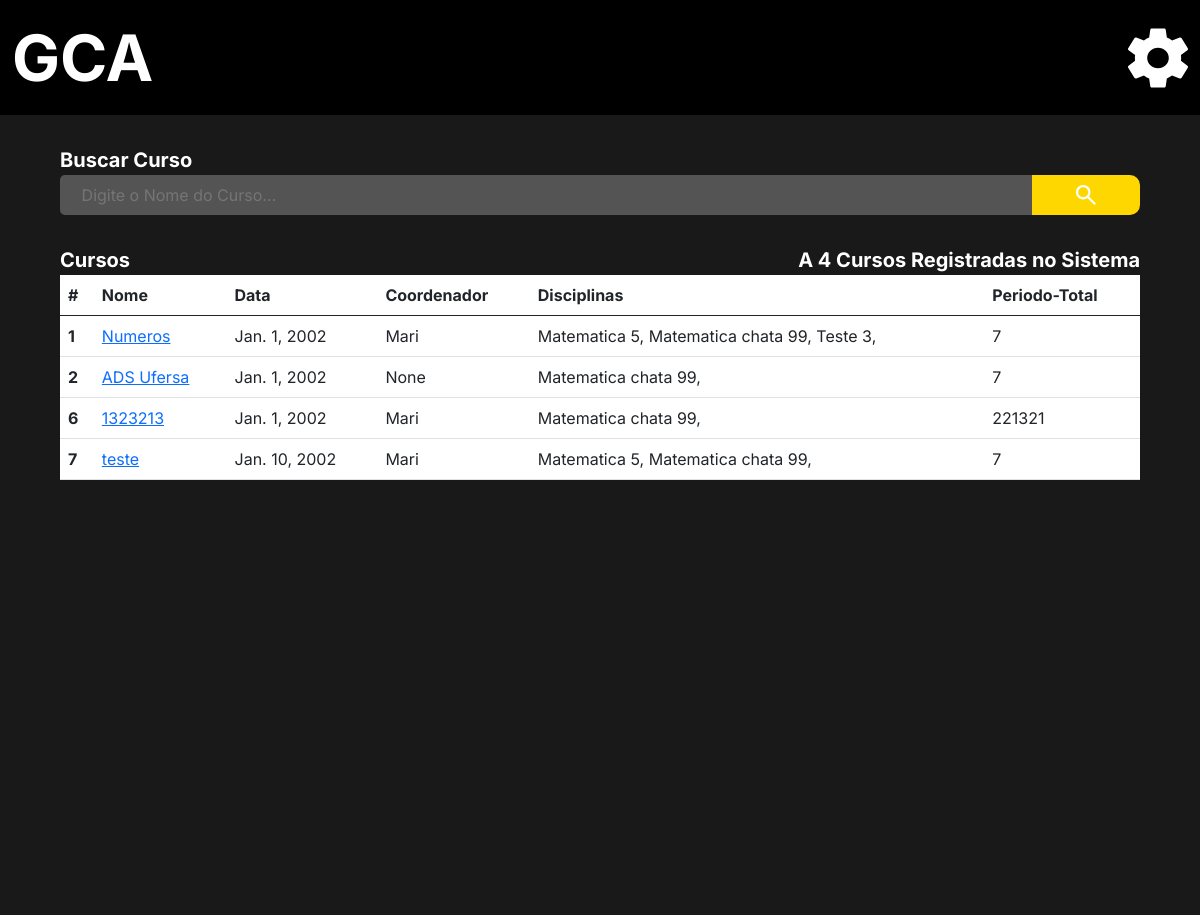
/adm/list_courses/ (signed in), run on the app's committed database.
### administrador/models.py (models this page shows, shortened)
class Curso (models.Model):
    nome = models.CharField(("Nome do Curso"), max_length=150, null=False, blank=False)
    ano = models.DateField("Ano")
    periodos =  models.IntegerField(('Total de peridodos'), null=False, blank=False)
    disciplina = models.ManyToManyField("administrador.Disciplina", verbose_name=("Disciplinas"),blank=False)
    coordenador = models.ForeignKey(User, verbose_name=("Coordenador"), on_delete=models.SET_NULL, null=True)
    verbose_name = 'Curso'
    verbose_name_plural = 'Cursos'

class Disciplina (models.Model):
    OPTATIVA = (
        ("S", "Sim"),
        ("N", "Não"),
    )
    STATUS = (
        ("Cursando", "Cursando"),
        ("Aprovado", "Aprovado"),
        ("Espera", "Espera")
    )
    nome = models.CharField(("Nome da Disciplina"), max_length=150, null=False)
    perido = models.IntegerField(("Periodo da disciplina"))
    carga_horaria = models.IntegerField(("Carga Horaria"))
    optativa = models.CharField(("Opitativa"), choices=OPTATIVA, blank=False, null=False,max_length=20)
    dependencia = models.ManyToManyField("self", verbose_name=("Dependencias"), blank=True, default='Sem Dependencia')
    aberto = models.BooleanField(("Aberto"), default='False')
    status = models.CharField('Status', choices=STATUS, max_length=20, default="Cursando")
    data_final = models.DateField(("Data Final"), blank=True, null=True,auto_now=False, auto_now_add=False)
    pedagogo = models.ForeignKey (User, verbose_name=("pedagogo"), on_delete=models.CASCADE, related_name='pedagogo', blank=True, null=True)
    banca_de_professores = models.ManyToManyField(User, verbose_name=("Banca de professores"), related_name='professores', blank=True, null=True)
    verbose_name = 'Disciplina'
    verbose_name_plural = 'Disciplinas'
    def __str__(self):
        return self.nome +' '+ str(self.perido)

### Users/models.py (models this page shows)
class CustomUser(AbstractUser):
    image = models.ImageField(upload_to='Media', blank=True, null=False, default='Media/no_image_dafaut.jpg')
    matricula = models.CharField("Matricula", max_length=150, unique=True)
    username = models.CharField(("Nome"), max_length=50, unique=False, primary_key=None)
    email = models.EmailField("E-mail", unique=True)
    cpf = models.CharField("CPF", max_length=14, unique=True)
    phone = models.CharField("Telefone", max_length=15, blank=True, null=True)
    data_de_nascimento = models.DateField('Data de Nascimento', blank=True, null=True)
    primeiro_login = models.BooleanField(default=True)
    curso_relacao = models.ForeignKey("administrador.Curso", verbose_name=("Curso"), blank=True, null=True,on_delete=models.SET_NULL)
    disciplina_relacao = models.ManyToManyField("administrador.Disciplina", verbose_name=("Disciplina"), blank=True)
    disciplina_concluidas = models.ManyToManyField("administrador.Disciplina", related_name='Disciplina_cluidas', verbose_name=("Disciplina Concluidas"), blank=True)
    is_staff = models.BooleanField('Membro da equipe', default=True)
    USERNAME_FIELD = 'matricula'
    REQUIRED_FIELDS = ['username' , 'email' ,'cpf', 'phone']
    def __str__(self):
        return self.username
    objects = UserManager()

### administrador/views.py (the view)
# urls.py: path('adm/list_courses/',  lista_cursos, name = 'lista_cursos'),
@login_required(login_url='/user/login/')
def lista_cursos(request):
    if request.user.is_superuser == True:
        lista_de_cursos = Curso.objects.all()
        len_cursos = len(Curso.objects.all())
        return render(request, 'curso_list.html', {'curso' : lista_de_cursos,
                                                   'len': len_cursos})
    else:
        return redirect ('http://127.0.0.1:8000/',{})

### administrador/templates/curso_list.html (shortened to what this page needs)
{% extends 'base.admin.html' %}
{% load static %}
{% block import_title_css %}
    <link href="https://cdn.jsdelivr.net/npm/bootstrap@5.0.2/dist/css/bootstrap.min.css" rel="stylesheet">
    <link rel="stylesheet" href="{% static 'css/lista_cursos.css' %}">
{% endblock %}
{% block main %}
<div class="main">
    <div class="search_box">
        <form action=""  method="">
            <div>
                <label for="search_box">Buscar Curso</label>
            </div>
            <div class="search_bar">
                <input type="text" id="search_box" name="search_box" placeholder="Digite o Nome do Curso...">
                <button class="enviar_botao" type="submit">
                    <img class="lupa" src="{% static 'icons/search_thing.svg' %}" alt="">
                </button>
            </div>
        </form>
    </div>
    <div class="center">
        <div class="two_lables">
            <div>
                <p class="label_title">Cursos</p>
                {% if len > 1 %}
                    <p class="label_title">A {{ len }} Cursos Registradas no Sistema</p>
                {%else  %}
                    <p class="label_title">A {{ len }} Curso Registradas no Sistema</p>
                {% endif %}
            </div>
        </div>
    </div>
    <div class="center_2">
        <div class="list">
            <table class="table">
                <thead>
                  <tr>
                    <th scope="col">#</th>
                    <th scope="col">Nome</th>
                    <th scope="col">Data</th>
                    <th scope="col">Coordenador</th>
                    <th scope="col">Disciplinas</th>
                    <th scope="col">Periodo-Total</th>
                  </tr>
                </thead>
                <tbody>
                    {% for dados in curso %}
                        <tr>
                            <th scope="row"> {{dados.id}} </th>
                            <td><a href="{% url 'curso' dados.id %}">{{dados.nome}}</a></td>
                            <td>{{dados.ano}}</td>
                            <td>{{dados.coordenador}}</td>
                            <td>
                                {% for disciplina in dados.disciplina.all %}
                                    {{disciplina}},
                                {% endfor %}
                            </td>
                            <td>{{dados.periodos}}</td>
                        </tr>
                    {% endfor %}
                </tbody>
              </table>
        </div>
    </div>
</div>
{% endblock %}

### static/css/base.css (style rules this page uses)
* { margin: 0%; padding: 0%; border: 0%; font-family: inter; text-decoration: none; }
a { text-decoration: none; }

### static/css/modal_menu.css (style rules this page uses)
p { margin-bottom: 0px !important; }

### administrador/static/css/lista_cursos.css (style rules this page uses)
.main { background-color: #191919; min-height: 100vh; max-height: calc(max-content + 100px); border: none; }
form { padding-top: 30px; display: flex; flex-direction: column; justify-content: center; align-items: center; }
.search_bar { display: flex; justify-content: left; }
#search_box { border: none; border-radius: 5px 0px 0px 5px; }
.search_box div { width: 90%; }
.search_bar input { width: 90%; padding-left: 2%; background-color: #545454; color: #9B9B9B; outline: none; }
form div label { font-size: 20px; color: white; font-weight: bold; }
.lupa { z-index: 0; background-color: #FFD700; padding: 5px 15px 5px 15px; border-radius: 0px 10px 10px 0px; cursor: pointer; width: 126px; height: 30px; }
.enviar_botao { width: 10%; background-color: #FFD700; padding: 5px 15px 5px 15px; border-radius: 0px 10px 10px 0px; border: none; cursor: pointer; display: flex; align-content: center; overflow: hidden; justify-content: center; }
.center { padding-top: 30px; display: flex; flex-direction: column; justify-content: center; align-items: center; }
.two_lables { width: 90%; }
.two_lables div { display: flex; justify-content: space-between; }
.two_lables p { text-align: center; color: white; font-size: 20px; font-weight: bold; }
.center_2 { padding-left: 5%; padding-Right: 5%; padding-bottom: 5%; }
.table { width: 100%; background-color: white; }

### data on the page
Curso: id "1", nome "Numeros", ano "Jan. 1, 2002", coordenador "Mari", periodos "7"
Disciplina: nome+perido "Matematica 5"
Disciplina: nome+perido "Matematica chata 99"
Disciplina: nome+perido "Teste 3"
Curso: id "2", nome "ADS Ufersa", ano "Jan. 1, 2002", coordenador "None", periodos "7"
Curso: id "6", nome "1323213", ano "Jan. 1, 2002", coordenador "Mari", periodos "221321"
Curso: id "7", nome "teste", ano "Jan. 10, 2002", coordenador "Mari", periodos "7"

### other printed values
{{ len }} "4"
